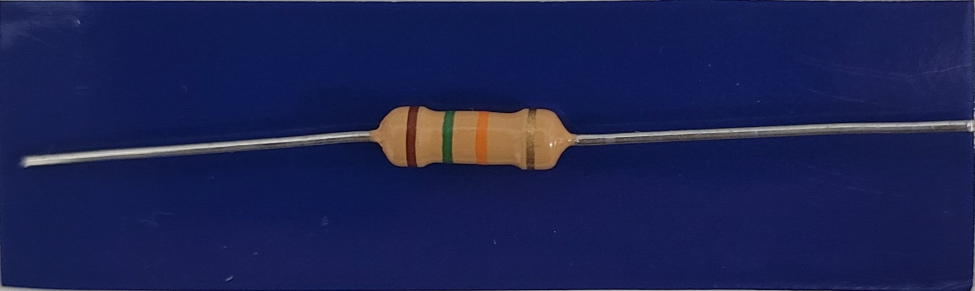
#> input picture TP2/Resistencias/R1_a_out.jpg, 1949 x 582 px, found by its file name (shown at 1/2 size); its folder holds 4 pictures in this run
$ python EJERCICIO_2_P2.py
#> lines starting #> are read from the running program, lines starting #| are printed output that depends on the picture; after the words box and inside, x2 and y2 are one past the last pixel; in counts of white or black regions, pixels touching at a corner belong together
import cv2
import numpy as np
import matplotlib.pyplot as plt


# DETECTAR BANDAS DE RESISTENCIA
def detectar_bandas_resistencia(img_path,debug=False):
    """
    Lee la imagen de la resistencia, recorta el cuerpo sobre fondo azul y devuelve una lista con los 3 colores de banda
    (sin la banda de tolerancia), ordenados de más lejos a más cerca de la tolerancia.
    Si falla en algún paso, retorna None.
    """
#> called with img_path = 'PDI_TP/TP2/Resistencias/R1_a_out.jpg', debug = True
    #Leer la imagen
    img = cv2.imread(img_path)
#> img is the input picture: shape (582, 1949, 3); mean B, G, R 82, 34.1, 28
    if img is None:
        return None

    #Convertir la imagen BGR leída a HSV (para segmentación de color)
    img_hsv = cv2.cvtColor(img, cv2.COLOR_BGR2HSV)
#> img_hsv: shape (582, 1949, 3); mean H, S, V 112.2, 184.7, 84.9

    # Definir rangos aproximados de HSV para cada color que nos interesa
    rangos_colores = {
        'NEGRO':   ([0, 0, 0], [160, 100, 45]),
        'MARRÓN':  ([0, 100, 50], [12, 255, 110]),
        'ROJO':   ([0, 150, 120], [10, 255, 255]),
        'NARANJA': ([0, 160, 160],[19, 220, 190]),
        'AMARILLO':([20, 150, 150], [35, 255, 255]),
        'VERDE':   ([35, 50, 50], [85, 255, 255]),
        'AZUL':    ([100, 50, 180], [120, 100, 255]),
        'VIOLETA': ([130, 50, 50], [160, 255, 255]),
        'GRIS':    ([0, 0, 100], [180, 50, 200]),
        'BLANCO':  ([0, 0, 150], [20, 80, 255])}

    #Segmentar el fondo azul para aislar el cuerpo de la resistencia
    lower_blue = np.array([105, 120, 50])
    upper_blue = np.array([135, 255, 255])
    mask_blue = cv2.inRange(img_hsv, lower_blue, upper_blue)         # pixeles de color azul
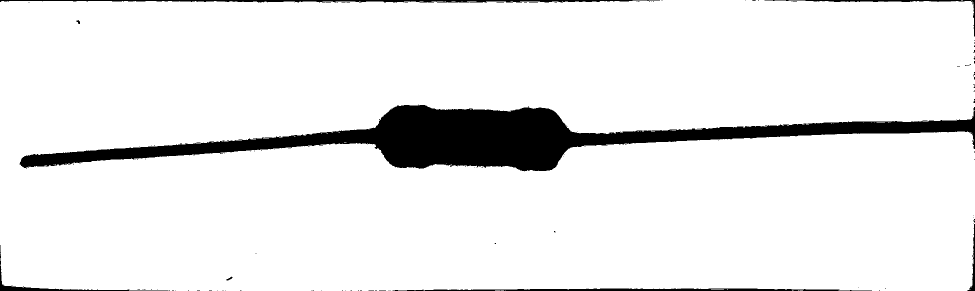
#> mask_blue: shape (582, 1949) (shown at 1/2 size); 92.1% white; 165 black regions (156 under 20 px), largest, box (x1, y1, x2, y2) and area: (38, 209, 1949, 343) 78745, (0, 0, 1320, 5) 4029, (785, 577, 1744, 582) 3316
    mask_inv = cv2.bitwise_not(mask_blue)                            # invertimos (cuerpo en blanco)
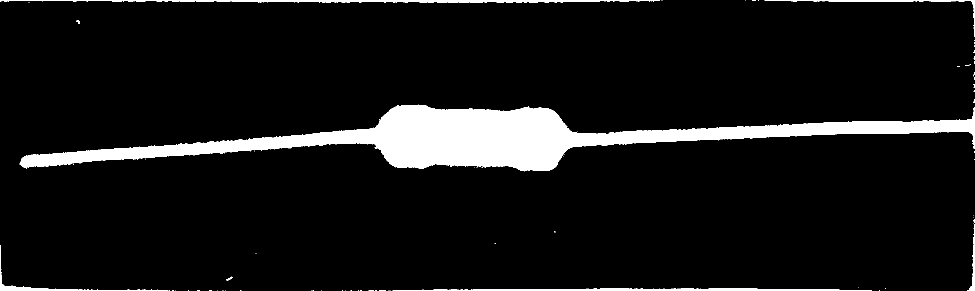
#> mask_inv: shape (582, 1949) (shown at 1/2 size); 7.9% white; 165 white regions (156 under 20 px), largest, box (x1, y1, x2, y2) and area: (38, 209, 1949, 343) 78745, (0, 0, 1320, 5) 4029, (785, 577, 1744, 582) 3316

    # Dilatamos un poco para unir fragmentos pequeños
    kernel = np.array([[0,1,0],
                       [1,1,1],
                       [0,1,0]], np.uint8)
    Fd = cv2.dilate(mask_inv, kernel, iterations=2)
#> Fd: shape (582, 1949); 9.4% white; 39 white regions (12 under 20 px), largest, box (x1, y1, x2, y2) and area: (36, 207, 1949, 345) 87403, (0, 0, 1328, 8) 7297, (775, 575, 1746, 582) 5388

    # Apertura con un kernel grande para eliminar ruido interior
    kernel_cuerpo = cv2.getStructuringElement(cv2.MORPH_RECT, (40, 40))
    mask_abierta = cv2.morphologyEx(Fd, cv2.MORPH_OPEN, kernel_cuerpo)
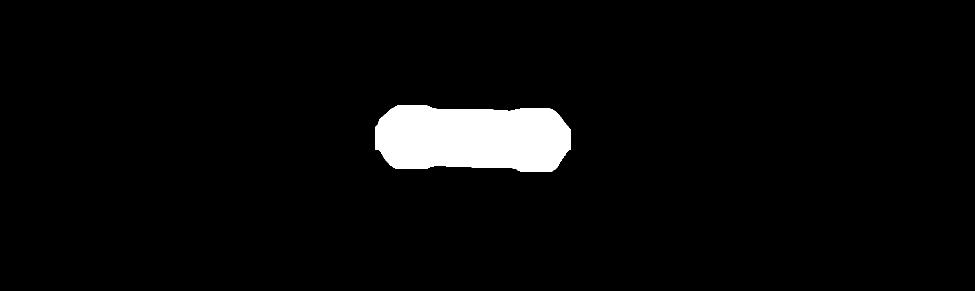
#> mask_abierta: shape (582, 1949) (shown at 1/2 size); 3.9% white; 1 white region, box (x1, y1, x2, y2) and area: (751, 210, 1141, 343) 44343

    # Clausura para cerrar huecos y obtener un contorno limpio
    kernel_cuerpo = cv2.getStructuringElement(cv2.MORPH_RECT, (40, 40))
    mask_cerrada = cv2.morphologyEx(mask_abierta, cv2.MORPH_CLOSE, kernel_cuerpo)
#> mask_cerrada: shape (582, 1949); 3.9% white; 1 white region

    # Encontrar el contorno más grande: asumimos que es el cuerpo de la resistencia
    contours, _ = cv2.findContours(mask_cerrada, cv2.RETR_EXTERNAL, cv2.CHAIN_APPROX_SIMPLE)
#> contours = 1 contour; box (x1, y1, x2, y2) and area: (752, 211, 1142, 344) 43959

    if not contours:
        # Si no hay contornos, devolvemos None
        return None

    # Elegimos el contorno de mayor área
    cnt_cuerpo = max(contours, key=cv2.contourArea)
#> cnt_cuerpo = contour of 144 points, box (x1, y1, x2, y2) (752, 211, 1142, 344), area 43959
    x, y, w, h = cv2.boundingRect(cnt_cuerpo)
#> x = 752; y = 211; w = 390; h = 133

    # Recortamos la región de interés (cuerpo) en HSV
    img_rec_hsv = img_hsv[y:y + h, x:x + w]
#> img_rec_hsv: shape (133, 390, 3); mean H, S, V 41.4, 147, 129
    # También generamos su versión en BGR para dibujar rectángulos/puntos
    img_rec_bgr = cv2.cvtColor(img_rec_hsv, cv2.COLOR_HSV2BGR)

    #Detectar bandas de cada color (incluyendo hasta 2 repeticiones del mismo color)
    #    a) Creamos 'bandas_detectadas' con (centro_x, nombre_color)
    #    b) Aplicamos findContours en cada máscara de color
    #    c) Filtramos por área > 700 para evitar ruido
    bandas_detectadas = []
    for color, (low, high) in rangos_colores.items():
        low_hsv = np.array(low)
        high_hsv = np.array(high)
        # Máscara para el rango HSV de este color
        mask_color = cv2.inRange(img_rec_hsv, low_hsv, high_hsv)
        if color == 'NEGRO':
            # DILATACIÓN: Engrosamos las regiones negras para cerrar pequeños cortes o fragmentaciones
            kernel = np.array([[0,1,0],[1,1,1],[0,1,0]], np.uint8)
            Fd = cv2.dilate(mask_color, kernel, iterations=1)

            # CLAUSURA: Unimos regiones separadas que deberían ser una sola banda (como si fuera un "puente")
            kernel_cuerpo = cv2.getStructuringElement(cv2.MORPH_RECT, (8, 8))
            mask_cerrada = cv2.morphologyEx(Fd, cv2.MORPH_CLOSE, kernel_cuerpo)

            # APERTURA: Eliminamos pequeñas manchas o uniones falsas generadas por la dilatación/clausura
            kernel_cuerpo = cv2.getStructuringElement(cv2.MORPH_RECT, (5, 5))
            mask_color = cv2.morphologyEx(mask_cerrada, cv2.MORPH_OPEN, kernel_cuerpo)

        if color == 'MARRÓN':
            #Apertura
            kernel_cuerpo = cv2.getStructuringElement(cv2.MORPH_RECT, (3, 3))
            mask_abierta = cv2.morphologyEx(mask_color, cv2.MORPH_OPEN, kernel_cuerpo)
            #Clausura
            kernel_cuerpo = cv2.getStructuringElement(cv2.MORPH_RECT, (8, 8))
            mask_color = cv2.morphologyEx(mask_abierta, cv2.MORPH_CLOSE, kernel_cuerpo)
        if color == 'VIOLETA':
            #Apertura
            kernel_cuerpo = cv2.getStructuringElement(cv2.MORPH_RECT, (3, 3))
            mask_color = cv2.morphologyEx(mask_color, cv2.MORPH_OPEN, kernel_cuerpo)
        conts, _ = cv2.findContours(mask_color, cv2.RETR_EXTERNAL, cv2.CHAIN_APPROX_SIMPLE)

        for cnt in conts:
            area = cv2.contourArea(cnt)
            if area > 700:  # filtrar ruido muy pequeño
                bx, by, bw, bh = cv2.boundingRect(cnt)
                centro_x = bx + bw // 2
                bandas_detectadas.append((centro_x, color))
                 #Dibujo para depuración: rectángulo verde alrededor de la banda
                cv2.rectangle(img_rec_bgr, (bx, by), (bx + bw, by + bh), (0, 255, 0), 2)
                # Punto rojo en el centroide horizontal
                cv2.circle(img_rec_bgr, (centro_x, by + bh // 2), 4, (0, 0, 255), -1)
#> this loop made 10 passes
#> conts on pass 9: 30 contours, all with area under 20
#> pass 1, in detectar_bandas_resistencia, `mask_color = cv2.morphologyEx(mask_cerrada, cv2.MORPH_OPEN, kernel_cue..`:
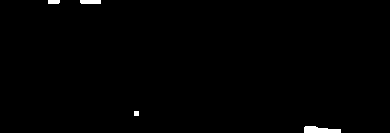
#> mask_color: shape (133, 390); 0.68% white; 4 white regions, box (x1, y1, x2, y2) and area: (304, 126, 341, 133) 197, (80, 0, 101, 4) 83, (48, 0, 60, 4) 47, (134, 111, 139, 116) 25
#> after the loop:
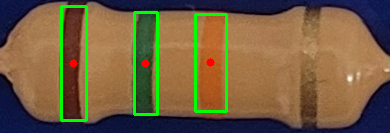
#> img_rec_bgr: shape (133, 390, 3); mean B, G, R 63.2, 94.6, 113.7
#> after the loop:
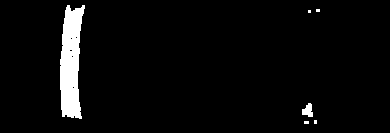
#> mask_abierta: shape (133, 390); 4.2% white; 6 white regions (4 under 20 px), largest, box (x1, y1, x2, y2) and area: (60, 5, 85, 119) 2001, (302, 103, 313, 117) 104
#> after the loop:
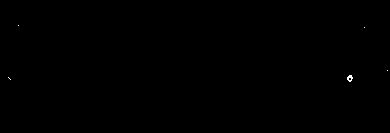
#> mask_color: shape (133, 390); 0.06% white in thin lines or dots, all inside (x1, y1, x2, y2) = (8, 25, 388, 82)
#> after the loop, bandas_detectadas = [(73, 'MARRÓN'), (210, 'NARANJA'), (145, 'VERDE')]


    # Mostrar la imagen con detecciones de bandas/colores para debug
    if debug:
        plt.figure(figsize=(8, 4))
        plt.imshow(cv2.cvtColor(img_rec_bgr, cv2.COLOR_BGR2RGB))
        plt.title(f"Bandas detectadas y coloreadas. Resistencia {i}")
        plt.axis('off')
        plt.show()

    # Filtrar duplicados permitiendo hasta 2 bandas del mismo color
    bandas_filtradas = []
    conteo_colores = {}

    # Ordenar por coordenada X antes de filtrar
    bandas_detectadas = sorted(bandas_detectadas, key=lambda b: b[0])
#> bandas_detectadas = [(73, 'MARRÓN'), (145, 'VERDE'), (210, 'NARANJA')]
    for centro_x, color in bandas_detectadas:
        if color not in conteo_colores:
            conteo_colores[color] = 1
            bandas_filtradas.append((centro_x, color))
        elif conteo_colores[color] < 2:
            conteo_colores[color] += 1
            bandas_filtradas.append((centro_x, color))
#> this loop made 3 passes
#> after the loop, bandas_filtradas = [(73, 'MARRÓN'), (145, 'VERDE'), (210, 'NARANJA')]; conteo_colores = {'MARRÓN': 1, 'VERDE': 1, 'NARANJA': 1}


    # Ordenar las bandas por su coordenada X (de izquierda a derecha)
    bandas_ord = sorted(bandas_filtradas, key=lambda b: b[0])
#> bandas_ord = [(73, 'MARRÓN'), (145, 'VERDE'), (210, 'NARANJA')]


    # Ordenamos según posición de la dorada, se utiliza la 1° y 3° banda para estimar el lado de la dorada
    # Obtener ancho de la imagen
    ancho_img = img_rec_hsv.shape[1]
#> ancho_img = 390

    # Distancia del primer centro al borde izquierdo
    dist_izq = bandas_ord[0][0]
#> dist_izq = 73

    # Distancia del tercer centro al borde derecho
    dist_der = ancho_img - bandas_ord[2][0]
#> dist_der = 180

    # Decisión de inversión
    if dist_izq <= dist_der:
        lista_bandas = bandas_ord.copy()  # se deja como está
#> lista_bandas = [(73, 'MARRÓN'), (145, 'VERDE'), (210, 'NARANJA')]
        return [color for _, color in lista_bandas]
    elif dist_izq > dist_der:
        lista_bandas = bandas_ord[::-1].copy()  # se invierte
        return [color for _, color in lista_bandas]

    return None


# FUNCION RESISTENCIA
def calcular_resistencia(colores):
    """
    Calcula el valor de una resistencia a partir de una lista de 3 colores.
    Ejemplo: ['NEGRO', 'MARRÓN', 'ROJO'] → 0.1 * 100 = 10 ohms
    """
    if len(colores) != 3:
        raise ValueError("La lista debe contener exactamente tres colores")

    decena = colores_resistencia[colores[0]][0]
    unidad = colores_resistencia[colores[1]][1]
    multiplicador = colores_resistencia[colores[2]][2]

    valor = (decena*10 + unidad) * multiplicador
    return valor


# DETERMINACION DE LA RESISTENCIA
def mostrar_valores():
    print("RESULTADOS DE LAS RESISTENCIAS DETECTADAS")
    print("-" * 40)

    for i, resultado in enumerate(resultados, start=1):
        nombre = f"R{i}"

        if resultado is None:
            print(f"{nombre}: No se pudieron detectar las bandas.")
        else:
            valor_resistencia = calcular_resistencia(resultado)
            bandas_str = " - ".join(resultado)
            print(f"{nombre}: {bandas_str} → {valor_resistencia} Ω")


# Procesar 10 imágenes de las resistencias Rx_a_out(x del 1 al 10)
resultados = []
for i in range(1, 11):
    ruta = f'PDI_TP/TP2/Resistencias/R{i}_a_out.jpg'
    colores_detectados = detectar_bandas_resistencia(ruta,debug=True)
#> colores_detectados = ['MARRÓN', 'VERDE', 'NARANJA']
    resultados.append(colores_detectados)
#> pass 2 of the loop `for i in range(1, 11):`:
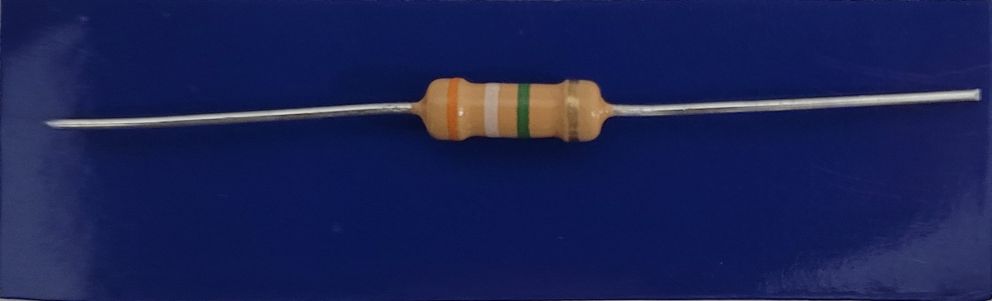
#> input picture TP2/Resistencias/R2_a_out.jpg, 1983 x 602 px, found by its file name (shown at 1/2 size)
#> in detectar_bandas_resistencia, img is the input picture: shape (602, 1983, 3); mean B, G, R 84.2, 34.1, 26.6
#> img_hsv: shape (602, 1983, 3); mean H, S, V 111.7, 190.7, 86.8
#> mask_blue: shape (602, 1983); 92.9% white; 484 black regions (470 under 20 px), largest, box (x1, y1, x2, y2) and area: (81, 153, 1963, 294) 79465, (974, 597, 1754, 602) 2654, (0, 581, 124, 602) 505
#> contours = 1 contour; box (x1, y1, x2, y2) and area: (820, 155, 1219, 290) 46559
#> cnt_cuerpo = contour of 151 points, box (x1, y1, x2, y2) (820, 155, 1219, 290), area 46559
#> x = 820; y = 155; w = 399; h = 135
#> img_rec_hsv: shape (135, 399, 3); mean H, S, V 43.9, 139.4, 126.9
#> the loop in detectar_bandas_resistencia (call 2), `for color, (low, high) in rangos_colores.items():` made 10 passes
#> after the loop in detectar_bandas_resistencia (call 2), `for color, (low, high) in rangos_colores.items():`:
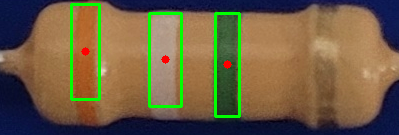
#> img_rec_bgr: shape (135, 399, 3); mean B, G, R 67.1, 95, 110.7
#> after the loop in detectar_bandas_resistencia (call 2), `for color, (low, high) in rangos_colores.items():`:
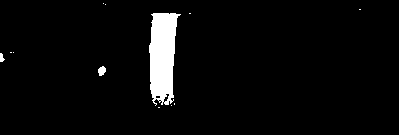
#> mask_color: shape (135, 399); 4.1% white; 12 white regions (9 under 20 px), largest, box (x1, y1, x2, y2) and area: (149, 13, 181, 106) 2110, (98, 66, 106, 76) 58, (0, 53, 5, 62) 30
#> after the loop in detectar_bandas_resistencia (call 2), `for color, (low, high) in rangos_colores.items():`: bandas_detectadas = [(85, 'NARANJA'), (227, 'VERDE'), (165, 'BLANCO')]
#> in detectar_bandas_resistencia (call 2), `bandas_detectadas = sorted(bandas_detectadas, key=lambda b: b[0])`: bandas_detectadas = [(85, 'NARANJA'), (165, 'BLANCO'), (227, 'VERDE')]
#> the loop in detectar_bandas_resistencia (call 2), `for centro_x, color in bandas_detectadas:` made 3 passes
#> after the loop in detectar_bandas_resistencia (call 2), `for centro_x, color in bandas_detectadas:`: conteo_colores = {'NARANJA': 1, 'BLANCO': 1, 'VERDE': 1}
#> bandas_ord = [(85, 'NARANJA'), (165, 'BLANCO'), (227, 'VERDE')]
#> dist_izq = 85
#> dist_der = 172
#> lista_bandas = [(85, 'NARANJA'), (165, 'BLANCO'), (227, 'VERDE')]
#> colores_detectados = ['NARANJA', 'BLANCO', 'VERDE']
#> pass 3 of the loop `for i in range(1, 11):`:
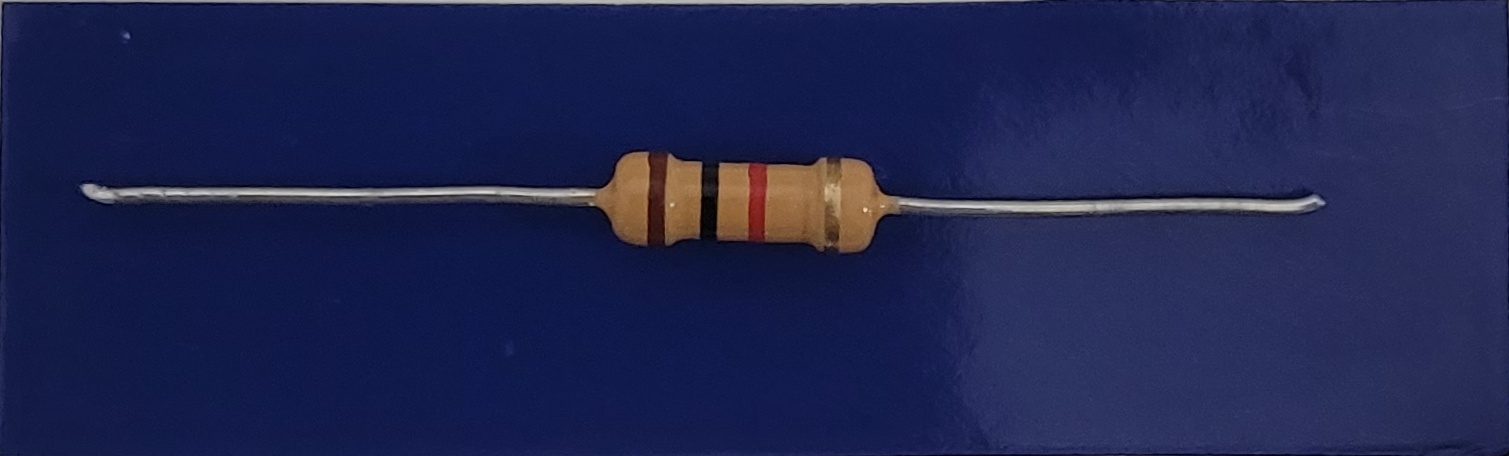
#> input picture TP2/Resistencias/R3_a_out.jpg, 1509 x 456 px, found by its file name
#> in detectar_bandas_resistencia, img is the input picture: shape (456, 1509, 3); mean B, G, R 79.3, 37, 31.2
#> img_hsv: shape (456, 1509, 3); mean H, S, V 112.5, 170.5, 81.6
#> in detectar_bandas_resistencia (call 3), `mask_blue = cv2.inRange(img_hsv, lower_blue, upper_blue)`:
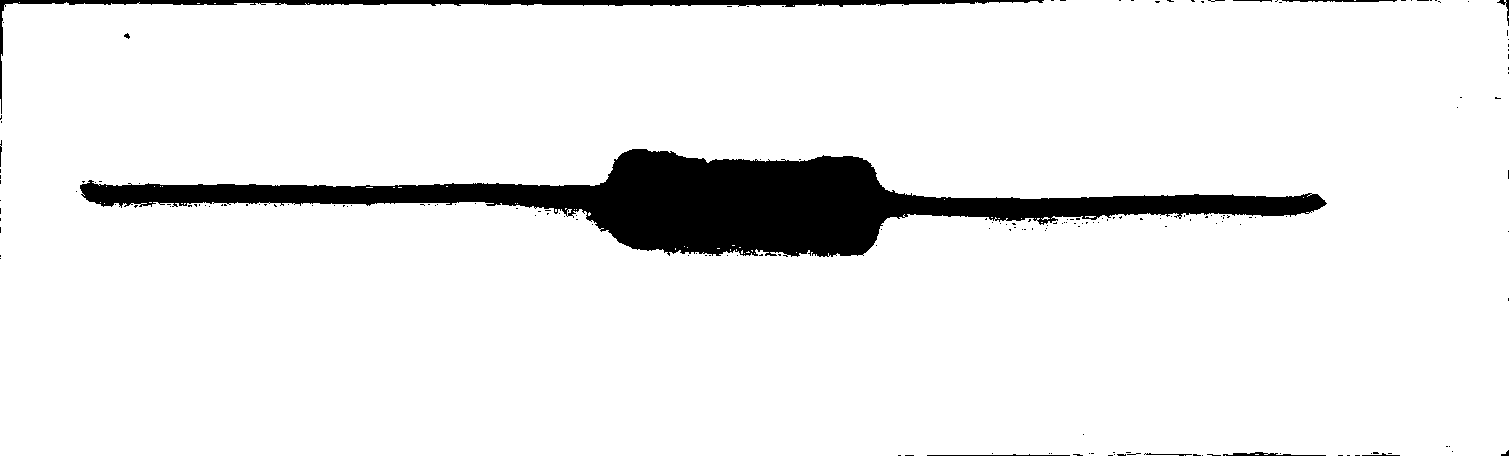
#> mask_blue: shape (456, 1509); 92.6% white; 192 black regions (180 under 20 px), largest, box (x1, y1, x2, y2) and area: (80, 149, 1327, 257) 44952, (0, 0, 1044, 114) 4823, (1223, 452, 1326, 456) 197
#> contours = 1 contour; box (x1, y1, x2, y2) and area: (593, 152, 886, 259) 27034
#> cnt_cuerpo = contour of 105 points, box (x1, y1, x2, y2) (593, 152, 886, 259), area 27034
#> x = 593; y = 152; w = 293; h = 107
#> img_rec_hsv: shape (107, 293, 3); mean H, S, V 49.4, 145.6, 107.3
#> the loop in detectar_bandas_resistencia (call 3), `for color, (low, high) in rangos_colores.items():` made 10 passes
#> pass 1, in detectar_bandas_resistencia (call 3), `mask_color = cv2.morphologyEx(mask_cerrada, cv2.MORPH_OPEN, kernel_cue..`:
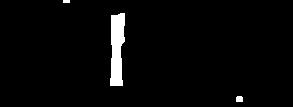
#> mask_color: shape (107, 293); 2.9% white; 3 white regions, box (x1, y1, x2, y2) and area: (110, 13, 125, 86) 855, (236, 96, 243, 102) 40, (63, 0, 70, 3) 21
#> after the loop in detectar_bandas_resistencia (call 3), `for color, (low, high) in rangos_colores.items():`: bandas_detectadas = [(117, 'NEGRO'), (66, 'MARRÓN'), (164, 'ROJO')]
#> in detectar_bandas_resistencia (call 3), `bandas_detectadas = sorted(bandas_detectadas, key=lambda b: b[0])`: bandas_detectadas = [(66, 'MARRÓN'), (117, 'NEGRO'), (164, 'ROJO')]
#> the loop in detectar_bandas_resistencia (call 3), `for centro_x, color in bandas_detectadas:` made 3 passes
#> after the loop in detectar_bandas_resistencia (call 3), `for centro_x, color in bandas_detectadas:`: conteo_colores = {'MARRÓN': 1, 'NEGRO': 1, 'ROJO': 1}
#> bandas_ord = [(66, 'MARRÓN'), (117, 'NEGRO'), (164, 'ROJO')]
#> dist_izq = 66
#> dist_der = 129
#> lista_bandas = [(66, 'MARRÓN'), (117, 'NEGRO'), (164, 'ROJO')]
#> colores_detectados = ['MARRÓN', 'NEGRO', 'ROJO']
#> the loop made 10 passes; the first 3 are shown

# Códigos de colores de resistencias
colores_resistencia = {
    "NEGRO":   [0, 0, 1],
    "MARRÓN":  [1, 1, 10],
    "ROJO":    [2, 2, 100],
    "NARANJA": [3, 3, 1000],
    "AMARILLO": [4, 4, 10000],
    "VERDE":   [5, 5, 100000],
    "AZUL":    [6, 6, 1000000],
    "VIOLETA": [7, 7, 10000000],
    "GRIS":    [8, 8, 100000000],
    "BLANCO":  [9, 9, 1000000000]}

# Mostrar resultados
for idx, lista in enumerate(resultados, start=1):
    print(f"R{idx}: {lista}")
mostrar_valores()
